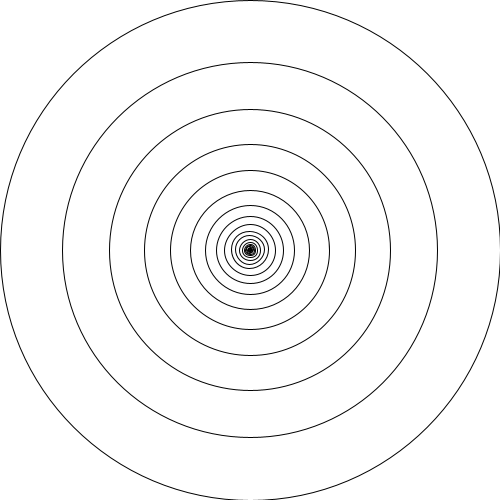
Frame 1 (no input)
Frame 60 (the mouse pressed at the canvas centre just before this capture): identical to frame 1, image omitted
Frame 120 (the mouse held since frame 60 and released just before this capture): identical to frame 1, image omitted

The Processing sketch that drew this single still picture (run headless with seeded random() and noise(); from frame 60 on, the mouse is pressed at the canvas centre):

// Processing sketch: recursive1
// ── recursive1.pde
void setup() {
    size(500,500);
}

void draw() {
    background(255);
    stroke(0);
    noFill();
    drawCircle(width/2,height/2,width);
}

void drawCircle(float x,float y,float radius) {
    ellipse(x,y,radius,radius);
    if (radius > 2) {
        radius *= 0.75;
        drawCircle(x,y,radius);
    }
}
